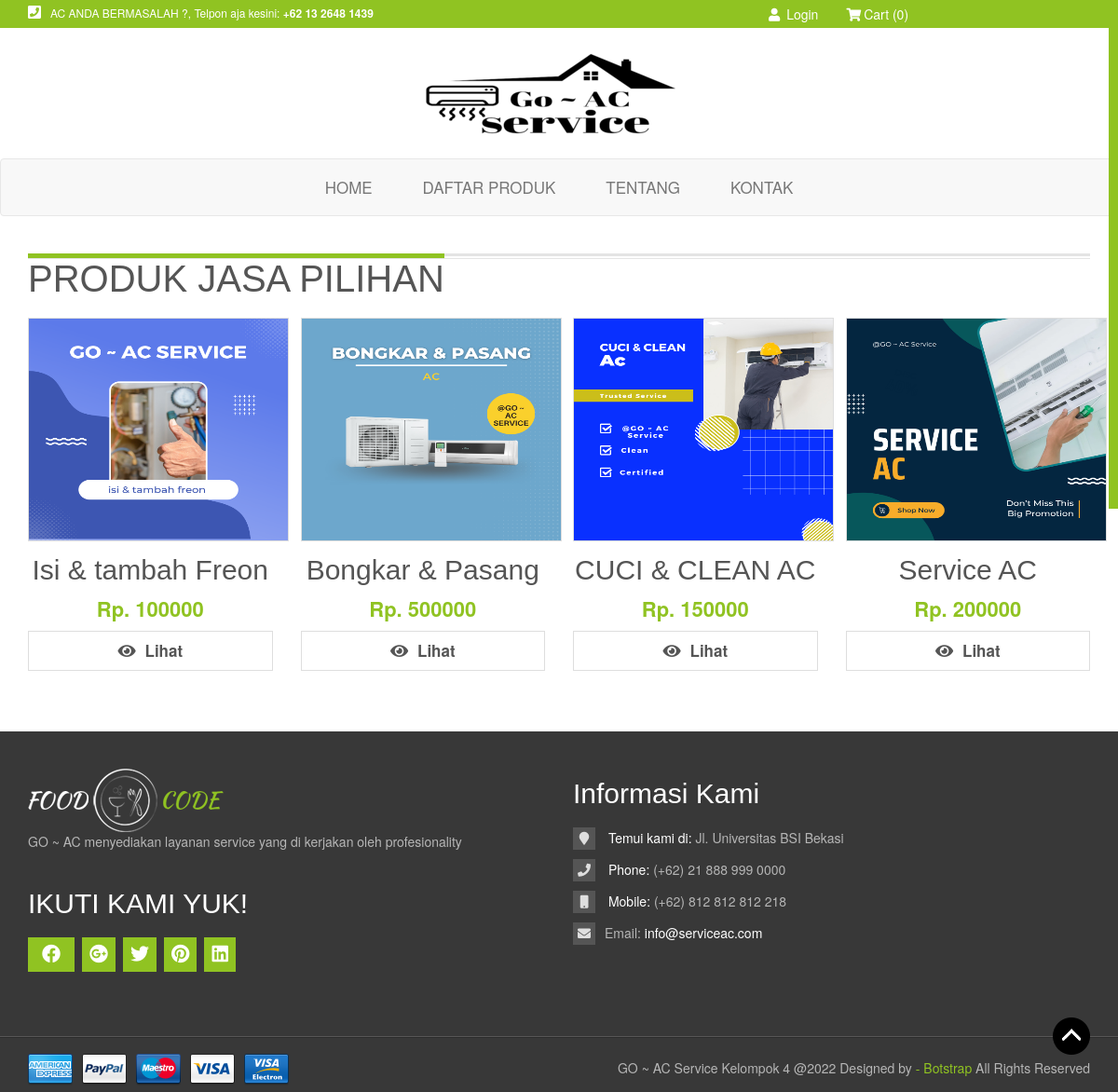
Page /index.php/daftar_produk on the committed database.
### tables this page shows
CREATE TABLE `produk` (
  `id_produk` int(11) NOT NULL,
  `kode_produk` varchar(50) NOT NULL DEFAULT '',
  `nama_produk` varchar(50) NOT NULL,
  `harga` float NOT NULL,
  `image` text NOT NULL,
  `stok` int(5) NOT NULL,
  `terjual` int(11) NOT NULL
);

### application/controllers/daftar_produk.php (called while the page is built, shortened)
<?php
class daftar_produk extends CI_Controller
{
	function __construct()
	{
		$this->load->model('m_login');
		$this->load->model('m_produk');
		$this->load->model('m_member');
	}
	public function index()
	{
		$usrnm = $this->session->userdata('username_member');
		$queryfeature = "SELECT * FROM produk a LEFT JOIN detail b ON a.kode_produk=b.kode_produk ORDER BY terjual DESC LIMIT 3";
		$querypil = "SELECT * FROM produk ORDER BY id_produk DESC LIMIT 8";
		$prodfeature = $this->m_produk->customquery($queryfeature)->result();
		$prodpil = $this->m_produk->customquery($querypil)->result();
		$data = [
			'statusLogin' => "login",
			'namaUser' => $usrnm,
			'prodfeature' => $prodfeature,
			'prodpil' => $prodpil
		];
		$this->load->view('member/template/m_v_header');
		$this->load->view('member/template/m_v_topHeader', $data);
		$this->load->view('member/daftar_produk', $data);
		$this->load->view('member/template/m_v_footer');
	}
}

### index.php (called while the page is built, shortened)
<?php
require_once BASEPATH.'core/CodeIgniter.php';

### application/models/M_produk.php (called while the page is built, shortened)
<?php
class M_produk extends CI_Model
{
    public function customquery($query){
		return $this->db->query($query);
    }
}

### application/views/member/daftar_produk.php (the view)
<section id="products">
	<div class="container">
		<div class="row">
			<div class="col-md-12">
				<div class="products-heading">
					<h2>PRODUK JASA PILIHAN</h2>
				</div>
			</div>
		</div>
		<div class="row">
			<?php foreach ($prodpil as $prodpils) { ?>
				<div class="col-md-3">
					<div class="products">
						<a href="<?= base_url(); ?>daftar_produk/detail_produk/<?= $prodpils->id_produk; ?>">
							<img src="<?= base_url(); ?>assets/uploads/pizza/<?= $prodpils->image; ?>" style="width:280px; height:240px;" alt="">
						</a>
						<a href="<?= base_url(); ?>daftar_produk/detail_produk/<?= $prodpils->id_produk; ?>">
							<h4><?= $prodpils->nama_produk; ?></h4>
						</a>
						<p class="price">Rp. <?= $prodpils->harga; ?></p>
						<a class="view-link shutter" href="<?= base_url(); ?>daftar_produk/detail_produk/<?= $prodpils->id_produk; ?>"><i class="fas fa-eye"></i>Lihat</a>
					</div>
				</div>
			<?php } ?>
		</div>
	</div>
</section>

### assets/css/style.css (style rules this page uses)
h1,h2,h3,h4,h5,h6 { font-family: 'Yanone Kaffeesatz', sans-serif;color: #555 }
h2 { font-size: 40px; }
h4 { font-size: 30px; }
.products-heading { margin-top: 20px; background: url("../images/titleBorder.png"); background-repeat: repeat-x; }
.products-heading h2 { margin: 0px 0 20px ; border-top: 5px solid #90c322; display: inline-block; }
.products { text-align: center; margin-bottom: 65px; cursor: pointer; }
.products a img { width: 100%; border: 1px solid #dedede; -webkit-transition: 0.3s ease-in-out; -moz-transition: 0.3s ease-in-out; -ms-transition: 0.3s ease-in-out; -o-transition: 0.3s ease-in-out; transition: 0.3s ease-in-out; }
.products a h4 { margin-top: 14px; -webkit-transition: 0.2s ease-in-out; -moz-transition: 0.2s ease-in-out; -ms-transition: 0.2s ease-in-out; -o-transition: 0.2s ease-in-out; transition: 0.2s ease-in-out; }
.view-link { text-align: center; border: 1px solid #dedede; display: block; padding: 8px 10px; font-size: 17px; color: #555; font-weight: bold; }
.view-link i { padding-right: 10px; color: #555; -webkit-transition: .2s ease-in-out; -moz-transition: .2s ease-in-out; -ms-transition: .2s ease-in-out; -o-transition: .2s ease-in-out; transition: .2s ease-in-out; }
.price { font-size: 22px; color: #90c322; font-weight: bold; margin-bottom: 8px; }
.shutter { position: relative; -webkit-transition: .2s ease-in-out; -moz-transition: .2s ease-in-out; -ms-transition: .2s ease-in-out; -o-transition: .2s ease-in-out; transition: .2s ease-in-out; }
.shutter:before { width: 100%; height: 0; top: 0; left: 0; display: block; content: ""; position: absolute; -webkit-transition: .2s ease-in-out; -moz-transition: .2s ease-in-out; -ms-transition: .2s ease-in-out; -o-transition: .2s ease-in-out; transition: .2s ease-in-out; z-index: -1; }

### rows in the picture
produk: image (picture), nama_produk "Isi & tambah Freon", harga "100000"
produk: image (picture), nama_produk "Bongkar & Pasang", harga "500000"
produk: image (picture), nama_produk "CUCI & CLEAN AC", harga "150000"
produk: image (picture), nama_produk "Service AC", harga "200000"
